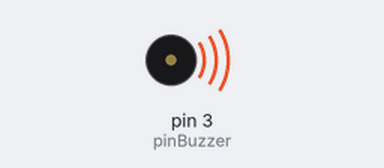
The sketch below on a simulated Arduino Uno, built with avr-gcc and run on an emulated ATmega328P. Parts: buzzer (waves = sounding). What the sketch prints to the serial monitor is not drawn.

Above: at 0.1 s.
At 31.2 s:
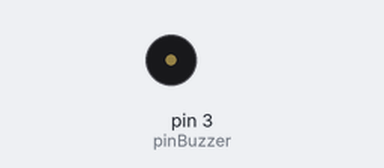
Timing chart, 0 to 32.7 s (numbered marks = the images above):
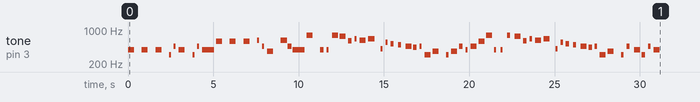

The sketch:

parte2Practica5.ino
```cpp
/*

   Fundacion Kinal
   Centro educativo tecnico laboral Kinal
   Quinto perito
   Quinto electronica
   Codigo Tecnico: EB5AM
   Curso: Taller de electronica digital y reparacion de computadoras I
   Proyecto: Relevadores y visualizadores
   Gabriel Ordoñez 2020351
   Fecha: 07 de mayo 2024

*/


const float pinBuzzer = 3;

void setup() {
  Serial.begin(9600);
  Serial.println("Inicio de Cancion");

  //sol

  tone (pinBuzzer, 391.995, 353);
  delay(706);
  noTone(pinBuzzer);
  delay(100);

  tone (pinBuzzer, 391.995, 353);
  delay(706);
  noTone(pinBuzzer);
  delay(100);

  tone (pinBuzzer, 391.995, 353);
  delay(706);
  noTone(pinBuzzer);
  delay(85);


  //mib

  tone (pinBuzzer, 311.127, 118);
  delay(235);
  noTone(pinBuzzer);
  delay(50);

  // sib

  tone (pinBuzzer, 466.164, 118);
  delay(225);
  noTone(pinBuzzer);
  delay(65);

  //sol

  tone (pinBuzzer, 391.995, 353);
  delay(706);
  noTone(pinBuzzer);
  delay(100);

  //mib

  tone (pinBuzzer, 311.127, 118);
  delay(235);
  noTone(pinBuzzer);
  delay(50);

  // sib

  tone (pinBuzzer, 466.164, 118);
  delay(225);
  noTone(pinBuzzer);
  delay(65);

  //sol

  tone (pinBuzzer, 391.995, 706);
  delay(706);
  noTone(pinBuzzer);
  delay(100);

  //Re 5ta octava

  tone (pinBuzzer, 587.330, 353);
  delay(706);
  noTone(pinBuzzer);
  delay(100);

  tone (pinBuzzer, 587.330, 353);
  delay(706);
  noTone(pinBuzzer);
  delay(100);

  tone (pinBuzzer, 587.330, 353);
  delay(706);
  noTone(pinBuzzer);
  delay(100);

  //mib  5ta octava

  tone (pinBuzzer, 622.254, 118);
  delay(235);
  noTone(pinBuzzer);
  delay(50);

  // sib

  tone (pinBuzzer, 466.164, 118);
  delay(225);
  noTone(pinBuzzer);
  delay(65);

  //solb

  tone (pinBuzzer, 369.994, 353);
  delay(706);
  noTone(pinBuzzer);
  delay(100);

  //mib  5ta octava

  tone (pinBuzzer, 622.254, 353);
  delay(353);
  noTone(pinBuzzer);
  delay(50);

  // sib

  tone (pinBuzzer, 466.164, 353);
  delay(225);
  noTone(pinBuzzer);
  delay(65);

  //sol

  tone (pinBuzzer, 391.995, 706);
  delay(706);
  noTone(pinBuzzer);
  delay(100);

  //Sol 5ta octava

  tone (pinBuzzer, 783.991, 353);
  delay(706);
  noTone(pinBuzzer);
  delay(100);

  //Sol

  tone (pinBuzzer, 391.995, 190);
  delay(300);
  noTone(pinBuzzer);
  delay(85);

  tone (pinBuzzer, 391.995, 118);
  delay(235);
  noTone(pinBuzzer);
  delay(65);

  //Sol 5ta octava

  tone (pinBuzzer, 783.991, 353);
  delay(353);
  noTone(pinBuzzer);
  delay(100);

  //fa# 5ta octava

  tone (pinBuzzer, 739.989, 353);
  delay(400);
  noTone(pinBuzzer);
  delay(100);

  //fa 5ta octava

  tone (pinBuzzer, 608.456, 200);
  delay(300);
  noTone(pinBuzzer);
  delay(85);

  //Mi 5ta octava

  tone (pinBuzzer, 659.255, 118);
  delay(235);
  noTone(pinBuzzer);
  delay(65);

  //Re# 5ta octava

  tone (pinBuzzer, 622.254, 353);
  delay(400);
  noTone(pinBuzzer);
  delay(100);

  //Mi 5ta octava

  tone (pinBuzzer, 659.255, 450);
  delay(353);
  noTone(pinBuzzer);
  delay(353);

 //sol#

  tone (pinBuzzer, 415.305, 130);
  delay(235);
  noTone(pinBuzzer);
  delay(65);

  //Do# 5ta octava

  tone (pinBuzzer, 554.365, 130);
  delay(235);
  noTone(pinBuzzer);
  delay(65);

  //Do 5ta octava

  tone (pinBuzzer, 523.251, 180);
  delay(353);
  noTone(pinBuzzer);
  delay(85);

  //Si

  tone (pinBuzzer, 493.883, 177);
  delay(353);
  noTone(pinBuzzer);
  delay(85);

  //Sib

  tone (pinBuzzer, 466.164, 353);
  delay(353);
  noTone(pinBuzzer);
  delay(100);

  //La

  tone (pinBuzzer, 440.000, 200);
  delay(300);
  noTone(pinBuzzer);
  delay(65);

  //Sib

  tone (pinBuzzer, 466.164, 130);
  delay(235);
  noTone(pinBuzzer);
  delay(65);

  //Mib

  tone (pinBuzzer, 311.127, 353);
  delay(353);
  noTone(pinBuzzer);
  delay(100);

  //Solb

  tone (pinBuzzer, 369.994, 353);
  delay(706);
  noTone(pinBuzzer);
  delay(100);

  //Mib

  tone (pinBuzzer, 311.127, 130);
  delay(235);
  noTone(pinBuzzer);
  delay(65);

  //Solb

  tone (pinBuzzer, 369.994, 353);
  delay(353);
  noTone(pinBuzzer);
  delay(100);

  //Sib

  tone (pinBuzzer, 466.164, 200);
  delay(300);
  noTone(pinBuzzer);
  delay(85);

  //Sol

  tone (pinBuzzer, 391.995, 130);
  delay(235);
  noTone(pinBuzzer);
  delay(65);

  //Sib

  tone (pinBuzzer, 466.164, 353);
  delay(353);
  noTone(pinBuzzer);
  delay(100);

  //Re 5ta octava

  tone (pinBuzzer, 587.330, 353);
  delay(353);
  noTone(pinBuzzer);
  delay(100);

  //Sol 5ta octava

  tone (pinBuzzer, 783.991, 353);
  delay(353);
  noTone(pinBuzzer);
  delay(100);

  //sol

  tone (pinBuzzer, 391.995, 130);
  delay(300);
  noTone(pinBuzzer);
  delay(85);

  tone (pinBuzzer, 391.995, 130);
  delay(300);
  noTone(pinBuzzer);
  delay(85);

  //Sol 5ta octava

  tone (pinBuzzer, 783.991, 180);
  delay(353);
  noTone(pinBuzzer);
  delay(100);

  //fa# 5ta octava

  tone (pinBuzzer, 739.989, 353);
  delay(400);
  noTone(pinBuzzer);
  delay(100);

  //fa 5ta octava

  tone (pinBuzzer, 608.456, 200);
  delay(300);
  noTone(pinBuzzer);
  delay(85);

  //Mi 5ta octava

  tone (pinBuzzer, 659.255, 118);
  delay(235);
  noTone(pinBuzzer);
  delay(65);

  //Re# 5ta octava

  tone (pinBuzzer, 622.254, 353);
  delay(400);
  noTone(pinBuzzer);
  delay(100);

  //Mi 5ta octava

  tone (pinBuzzer, 659.255, 450);
  delay(353);
  noTone(pinBuzzer);
  delay(353);

 //sol#

  tone (pinBuzzer, 415.305, 130);
  delay(235);
  noTone(pinBuzzer);
  delay(65);

  //Do# 5ta octava

  tone (pinBuzzer, 554.365, 130);
  delay(235);
  noTone(pinBuzzer);
  delay(65);

  //Do 5ta octava

  tone (pinBuzzer, 523.251, 180);
  delay(353);
  noTone(pinBuzzer);
  delay(85);

  //Si

  tone (pinBuzzer, 493.883, 177);
  delay(353);
  noTone(pinBuzzer);
  delay(85);

  //Sib

  tone (pinBuzzer, 466.164, 353);
  delay(353);
  noTone(pinBuzzer);
  delay(100);

  //La

  tone (pinBuzzer, 440.000, 200);
  delay(300);
  noTone(pinBuzzer);
  delay(65);

  //Sib

  tone (pinBuzzer, 466.164, 130);
  delay(235);
  noTone(pinBuzzer);
  delay(65);

  //Mib

  tone (pinBuzzer, 311.127, 353);
  delay(353);
  noTone(pinBuzzer);
  delay(100);

  //Solb

  tone (pinBuzzer, 369.994, 353);
  delay(706);
  noTone(pinBuzzer);
  delay(100);

  //Mib

  tone (pinBuzzer, 311.127, 130);
  delay(235);
  noTone(pinBuzzer);
  delay(65);

  //Sib

  tone (pinBuzzer, 466.164, 180);
  delay(353);
  noTone(pinBuzzer);
  delay(85);

  //Sol

  tone (pinBuzzer, 391.995, 353);
  delay(353);
  noTone(pinBuzzer);
  delay(100);

  //Mib

  tone (pinBuzzer, 311.127, 200);
  delay(300);
  noTone(pinBuzzer);
  delay(85);

  //Sib

  tone (pinBuzzer, 466.164, 130);
  delay(235);
  noTone(pinBuzzer);
  delay(85);

  //Sol

  tone (pinBuzzer, 391.995, 353);
  delay(353);
  noTone(pinBuzzer);
  delay(100);
  }


void loop() {


  }
```
